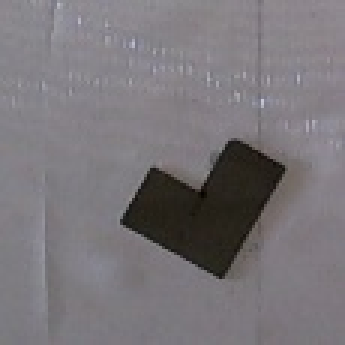
#> input picture test_image/Src/1d60d1001b8-a2.jpg, 115 x 115 px (shown 3 times larger); its folder holds only this picture in this run
$ python main_test_image1002.py --source Src/1d60d1001b8-a2.jpg   (older library calls are emulated)
#> lines starting #> are read from the running program, lines starting #| are printed output that depends on the picture; after the words box and inside, x2 and y2 are one past the last pixel; in counts of white or black regions, pixels touching at a corner belong together
### test_image/function_PreProcessTestImg.py
import numpy as np
from matplotlib import pyplot as plt

from skimage import data, io
from skimage.color import rgb2gray
from skimage.filters import threshold_otsu
from skimage.morphology import remove_small_holes, remove_small_objects
import os, sys


def PreProcessTestImg(test_img):
    img_gray = rgb2gray( test_img )
    thresh = threshold_otsu(img_gray)
    binary = img_gray < thresh

    filled = remove_small_objects(binary, min_size=int(binary.size/25), connectivity=2 )

    filled = filled * 1.0
    return filled

'''
DATA_DIR = "test_image\\Src\\"
DEST_DIR = "test_image\\BW\\"
for filename in os.listdir( DATA_DIR ):

    if filename.find('.jpg') == -1:
        continue
    if filename.find('original') == -1:
        continue

    filepath = DATA_DIR + filename
    destfilepath = DEST_DIR + filename
    pngfilepath = destfilepath.replace('jpg','png')

    img =io.imread( filepath )
    img_gray = rgb2gray( img )
    thresh = threshold_otsu(img_gray)
    binary = img_gray < thresh

    filled = remove_small_objects(binary, min_size=int(binary.size/15), connectivity=2 )

    filled = filled * 1.0
    io.imsave( pngfilepath, filled )
'''


### test_image/ZernikeMoments.py
#載入必要模組
from scipy.spatial import distance as dist
import numpy as np
import mahotas
import cv2, os
#import imutils
import argparse
import matplotlib.pyplot as plt

#接收葉片類表圖及目標葉片的path
ap = argparse.ArgumentParser()
ap.add_argument("-s", "--source", required=False, help="Path to the source of shapes")
ap.add_argument("-f", "--features", required=False, help="text file for features")
args = vars(ap.parse_args())

def describe_shapes(image, extract_feature = True):
	# 此陣列用來放置相片中各物件的moments
	shapeFeatures = []
	#將相片進行灰階、高斯模糊及二極化處理。
	if(extract_feature):
		image = cv2.cvtColor(image, cv2.COLOR_BGR2GRAY)
	gray = (image)
	blurred = cv2.GaussianBlur(gray, (3, 3), 0)
	thresh = cv2.threshold(blurred, 50, 255, cv2.THRESH_BINARY)[1]
	#針對圖片進行侵蝕（Erosion）與膨脹（dilation），可消除過於細膩的邊緣形狀及內部的小空洞。
	thresh = cv2.dilate(thresh, None, iterations=4)
	thresh = cv2.erode(thresh, None, iterations=2)
	#找出輪廓
	imgbinary, cnts, hierarchy  = cv2.findContours(thresh, cv2.RETR_EXTERNAL,cv2.CHAIN_APPROX_NONE)
	c = cnts[0]
	#產生該輪廓的mask，並繪出其邊緣
	mask = np.zeros(image.shape[:2], dtype="uint8")
	#取得該輪廓四邊形外框的x, y, w, h
	(x, y, w, h) = cv2.boundingRect(c)
	#從mask圖檔中取該四邊形，此即為該物件的shape
	cv2.drawContours(mask, [c], -1, 255, -1)
	roi = mask[y:y + h, x:x + w]
	#cv2.imwrite("img/" + name, roi)
	#features = cv2.HuMoments(cv2.moments(roi)).flatten()
	#計算該物件的Zernike moments，半徑r用cv2.minEnclosingCircle指令取得。
	features = mahotas.features.zernike_moments(roi, cv2.minEnclosingCircle(c)[1], degree=8)

	#傳回物件及Zernike moments
	return [features]

# [5 lines left out: function parse_shape, not called in this run]

# [18 lines that do not run on import are left out]

### test_image/main_test_image1002.py
import os
import cv2
#import json
import numpy as np
#from matplotlib import pyplot as plt
#from matplotlib import figure

# #scikit image
from skimage import io
# [5 lines of commented-out code are left out]
from skimage.measure import label, regionprops

# scikit learning
#from sklearn.cluster import MeanShift, estimate_bandwidth
from function_shape_extract import feature_extract, feature_extract2, feature_extract3,  get_compare_imgs
from function_PreProcessTestImg import PreProcessTestImg
import time

# moments
from scipy.spatial import distance as dist
from ZernikeMoments import describe_shapes

fixed_dict_37class = {}   # dictionary for goldan name
list_37class = []         # list for goldan feature
Results_DIR = "./Results/"
Result_txt_path = Results_DIR+"RESULT.txt"
Result2_txt_path = Results_DIR+"RESULT2.txt"

match_sum = 0
match_number = 0
final_candidate_number = 0


# [96 lines left out: function feature_compare, not called in this run]


#====== Load feature for goldan model ======#
model_features = open("../37class_img/RESULT/modelFeatures.txt", "r")
#> (reads 37class_img/RESULT/modelFeatures.txt from the repository)
idx = 0
for line in model_features.readlines():
    line = ''.join(line).strip('\n')
    features = line.split(',')
    fixed_dict_37class[idx] = features[0]

    #moment
    features_set_moment = ()
    for i in range(len(features)):
        if(i <= 3):
            continue
        features_set_moment = features_set_moment + (float(features[i]),)

    features_set = (float(features[1]), float(features[2]), int(features[3]), [ np.array(features_set_moment).flatten() ])
    list_37class.append(features_set)
    idx +=1

print(fixed_dict_37class)
print(list_37class)
#fo = open( Result_txt_path, "w" )
#fo.write( "Total candicates is " + str(len(fixed_dict_37class)) + "\n")
#fo.close()


#====== Compare features for test image and goaldan image ======#
MODEL_DIR = "./Src/"  #
TESTMODEL_DIR = "./BW/"
fo = open( Result_txt_path, "w" )
fo.close()
fo_2 = open( Result2_txt_path, "w" )
fo_2.close()

for modelname in os.listdir( MODEL_DIR ):
    dict_37class = fixed_dict_37class.copy() # get goaldan model

    fo = open( Result_txt_path, "a" )
    global process_start_time
    process_start_time = time.time()
    fo.write( "Total candicates is " + str(len(dict_37class)) + "\n")

    # Check test image is png file
    if modelname.find('.jpg') == -1:
        print("Log: "+modelname+" not jpg")
        continue
    print("Log: "+modelname)

    modelpath = MODEL_DIR + modelname
    ori_img = io.imread( modelpath )
#> ori_img is the input picture: shape (115, 115, 3); mean R, G, B 121.3, 117.3, 121.4

    img_model = PreProcessTestImg(ori_img)
#> in PreProcessTestImg, `thresh = threshold_otsu(img_gray)`: thresh = 0.319
#> in PreProcessTestImg, `binary = img_gray < thresh`:
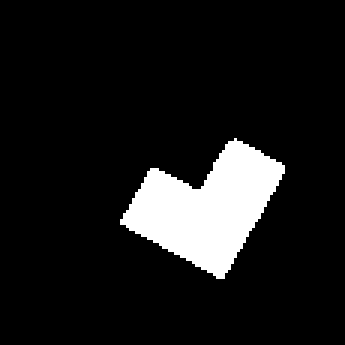
#> binary: shape (115, 115) bool (shown 3 times larger); 10.1% white; 1 white region, box (x1, y1, x2, y2) and area: (40, 46, 95, 93) 1339
    io.imsave( TESTMODEL_DIR+modelname, img_model )

    #moment
    #img_moment = cv2.imread(img_model)
    #calculate zernike moment, Second parameter must be false
    img_moment = img_model.astype('uint8')
    shapeFeatures = describe_shapes(img_moment, False)
#> in describe_shapes, `thresh = cv2.threshold(blurred, 50, 255, cv2.THRESH_BINARY)[1]`: thresh: shape (115, 115); every value is 0
#> in describe_shapes, `imgbinary, cnts, hierarchy  = cv2.findContours(thresh, cv2.RETR_EXTERN..`: cnts = []
#> (the run stopped early here; a loop or call above may not have finished)
